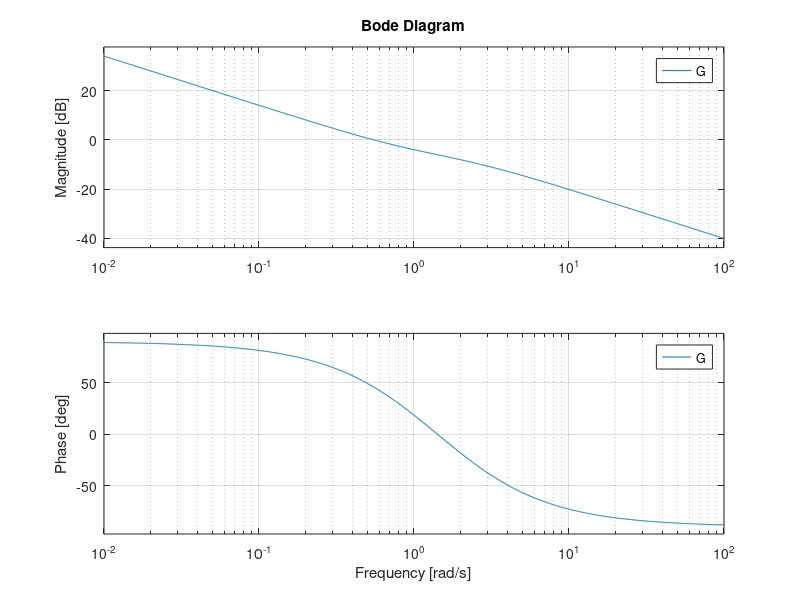
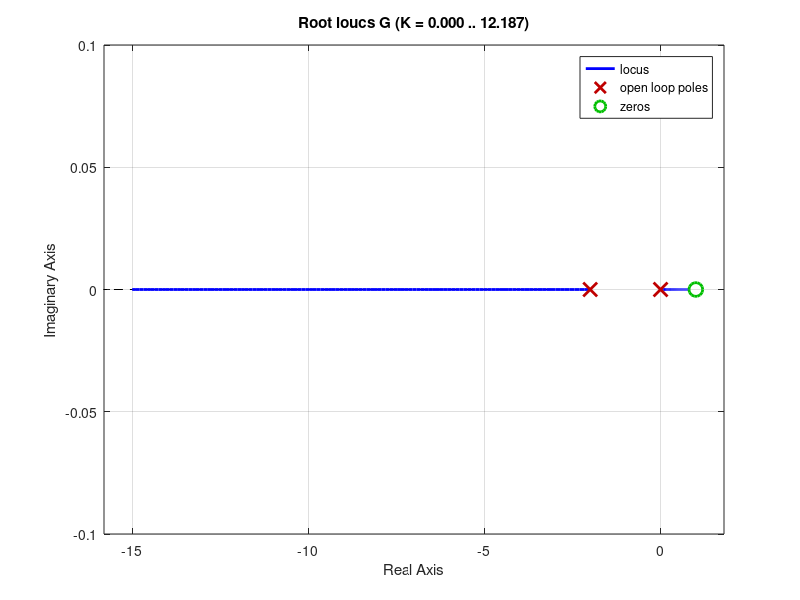

MATLAB code for these plots, in order:
%% Optimal HW3 - Problem 4 | Daniel Sturdivant
clc; clear; close all;
fprintf("<strong>PROBLEM 5</strong>\n");

A = [0,0;-1,-2];
B = [1;1];
C = [0,1];
D = 0;

sys = ss(A,B,C,D);
G = tf(sys);

G

figure()
bode(G)

figure()
rlocus(G)